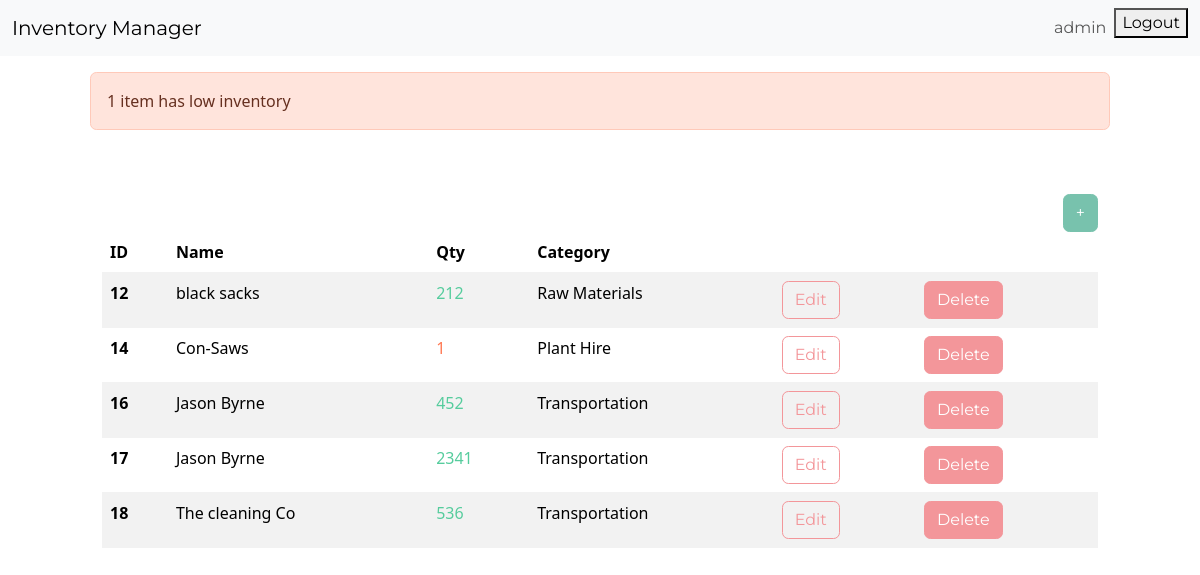
Page /dashboard/ (signed in) on the earlier database version.
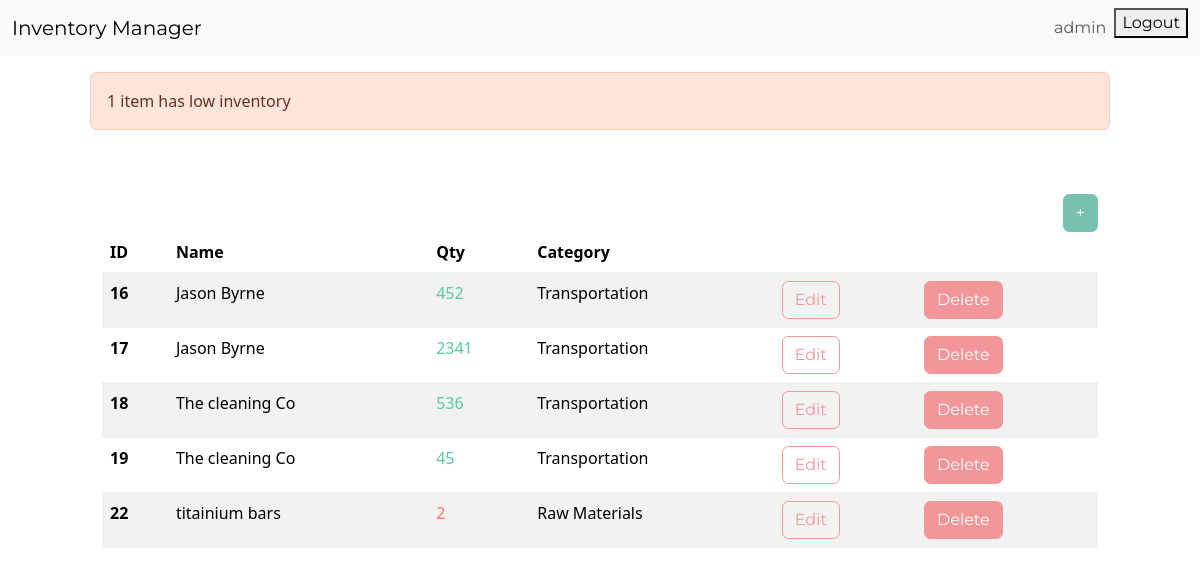
Same page on the later database version.
### inventory/models.py (models this page shows, shortened)
class InventoryItem(models.Model):
	name = models.CharField(max_length=200)
	quantity = models.IntegerField()
	category = models.ForeignKey('Category', on_delete=models.SET_NULL, blank=True, null=True)
	date_created = models.DateTimeField(auto_now_add=True)
	user = models.ForeignKey(User, on_delete=models.CASCADE)

class Category(models.Model):
	name = models.CharField(max_length=200)
	class Meta:
		verbose_name_plural = 'categories'

### inventory/views.py (the view)
# urls.py: path('dashboard/', Dashboard.as_view(), name='dashboard'),
class Dashboard(LoginRequiredMixin, View):
	def get(self, request):
		items = InventoryItem.objects.filter(user=self.request.user.id).order_by('id')
		low_inventory = InventoryItem.objects.filter(
			user=self.request.user.id,
			quantity__lte=LOW_QUANTITY
		)
		if low_inventory.count() > 0:
			if low_inventory.count() > 1:
				messages.error(request, f'{low_inventory.count()} items have low inventory')
			else:
				messages.error(request, f'{low_inventory.count()} item has low inventory')
		low_inventory_ids = InventoryItem.objects.filter(
			user=self.request.user.id,
			quantity__lte=LOW_QUANTITY
		).values_list('id', flat=True)
		return render(request, 'inventory/dashboard.html', {'items': items, 'low_inventory_ids': low_inventory_ids})

### inventory/templates/inventory/dashboard.html (shortened to what this page needs)
{% extends 'inventory/base.html' %}
{% block content %}
    {% if messages %}
        <div class="row mt-3">
            {% for message in messages %}
                {% if message.tags == 'error' %}
                    <div class="col-md-10 col-12 mx-auto alert alert-danger">
                        {{ message }}
                    </div>
                {% endif %}
            {% endfor %}
        </div>
    {% endif %}
    <div class="row">
        <div class="col-md-10 col-12 mx-auto mt-5">
            <div class="d-flex justify-content-end">
                <a href="{% url 'add-item' %}" class="btn btn-primary">+</a>
            </div>
            <table class="table table-hover table-striped">
                <thead>
                    <tr>
                        <th scope="col">ID</th>
                        <th scope="col">Name</th>
                        <th scope="col">Qty</th>
                        <th scope="col">Category</th>
                        <th scope="col"></th>
                        <th scope="col"></th>
                    </tr>
                </thead>
                <tbody>
                    {% for item in items %}
                    <tr>
                        <th scope="row">{{ item.id }}</th>
                        <td>{{ item.name }}</td>
                        {% if item.id in low_inventory_ids %}
                            <td class="text-danger">{{ item.quantity }}</td>
                        {% else %}
                            <td class="text-success">{{ item.quantity }}</td>
                        {% endif %}
                        <td>{{ item.category.name }}</td>
                        <td><a href="{% url 'edit-item' item.id %}" class="btn btn-outline-secondary">Edit</a></td>
                        <td><a href="{% url 'delete-item' item.id %}" class="btn btn-secondary">Delete</a></td>
                    </tr>
                    {% endfor %}
                </tbody>
            </table>
        </div>
    </div>
{% endblock content %}

### inventory/templates/inventory/base.html (shortened to what this page needs)
<!DOCTYPE html>
<html lang="en">
<head>
	<link href="https://bootswatch.com/5/minty/bootstrap.min.css" rel="stylesheet">
</head>
<body>
	{% include 'inventory/navigation.html' %}
	{% block content %}
	{% endblock content %}
</body>
</html>

### inventory/templates/inventory/navigation.html (shortened to what this page needs)
<nav class="navbar navbar-expand-lg bg-light">
	<div class="container-fluid">
		<a class="navbar-brand" href="{% url 'index' %}">Inventory Manager</a>
		<div class="collapse navbar-collapse justify-content-end" id="navbarNav">
			<ul class="navbar-nav">
				{% if user.is_authenticated %}
					<li class="nav-item">
						<a class="nav-link" href="#">{{ user.username }}</a>
					</li>
					<li class="nav-item">
						<form action="{% url 'logout' %}" method="post">
                            <button type="submit">Logout</button>
						</form>
					</li>
				{% endif %}
			</ul>
		</div>
	</div>
</nav>

Differences in the rows shown:
removed InventoryItem: id "12", name "black sacks", quantity "212", category.name "Raw Materials"
removed InventoryItem: id "14", name "Con-Saws", quantity "1", category.name "Plant Hire"
added InventoryItem: id "19", name "The cleaning Co", quantity "45", category.name "Transportation"
added InventoryItem: id "22", name "titainium bars", quantity "2", category.name "Raw Materials"
